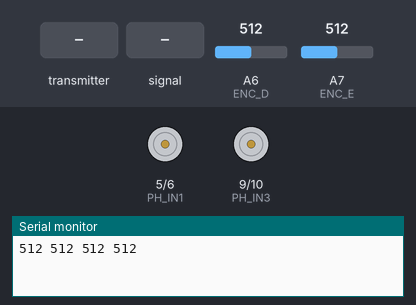
Recording of a sketch running on a simulated Arduino Nano, built with avr-gcc and run on an emulated ATmega328P. Parts: motor-driver pin pairs drawn as motors (green arrow = first pin HIGH = forward, orange = second pin HIGH = backward, longer = more drive), the last lines printed to the serial monitor. The inputs (shaded band) are chosen by the test bench; at power-on: A6 (ENC_D) = 512, A7 (ENC_E) = 512. No radio packets arrive unless stated.

Above: at 17.4 s.
17.5 s: the transmitter starts sending VEL1_DIR = 256
At 19.1 s:
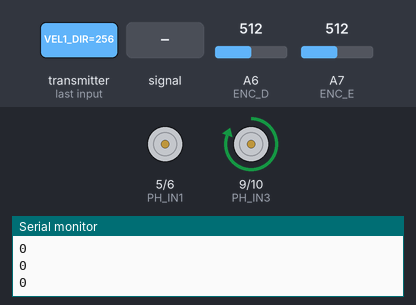
19.8 s: A7 (ENC_E) fed a 200 Hz sine of ±81 counts around its level
At 20.9 s:
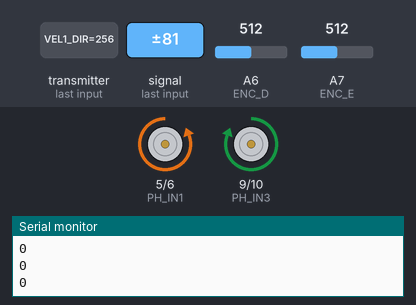
23.3 s: the transmitter starts sending VEL1_ESQ = 1023
25.0 s: A6 (ENC_D) fed a 200 Hz sine of ±81 counts around its level
At 26.4 s:
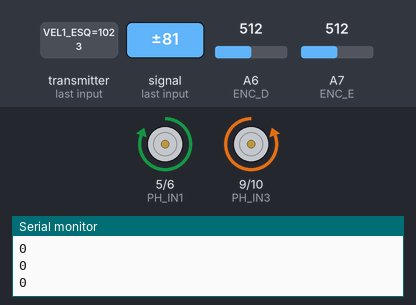
28.6 s: the transmitter starts sending VEL1_DIR = 0
32.2 s: the transmitter starts sending VEL1_ESQ = 256
At 33.4 s:
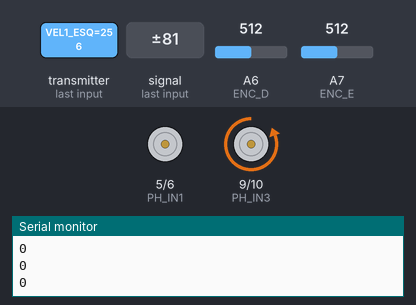
Timing chart, 0 to 36.8 s (numbered marks = the images above; inputs shaded):
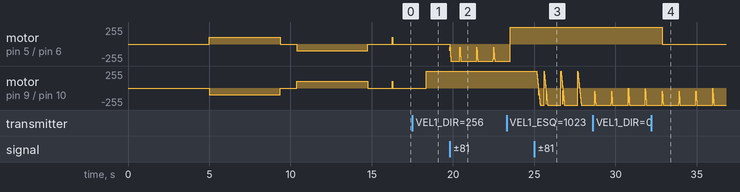

The sketch:

andar_reto_com_RF.ino
```cpp
//Inclusao de biblitoecas
#include "MsTimer2.h"
#include <SPI.h>
#include "nRF24L01.h"
#include "RF24.h"

//Pinos da Ponte H
#define PH_IN1 5
#define PH_IN2 6
#define PH_IN3 9
#define PH_IN4 10

//Pinos do RF
#define RF_CSN 4
#define RF_CE 5
#define RF_MO 11
#define RF_MI 12
#define RF_SCK 13

//Pinos do Encoder
#define ENC_D A6
#define ENC_E A7

RF24 radio(3,4);
const uint64_t pipe = 0xA2E8F0F0E1LL;

struct Mensagem{
  int VEL1_DIR;
  int VEL1_ESQ;
  int VEL2_DIR;
  int VEL2_ESQ;
  int VEL3_DIR;
  int VEL3_ESQ;
} mensagem;

//Limites inferior e superior para comparacao dos encoders
/*
#define limsup_dir 853
#define limsup_esq 823
#define liminf_dir 700//676
#define liminf_esq 542
*/

//Variaveis globais de leitura de encoder
int limsup_dir = 0;
int limsup_esq = 0;
int liminf_dir = 1023;
int liminf_esq = 1023;

//Variaveis globais
volatile boolean estado_direita = false;
volatile boolean estado_esquerda = false;
volatile long int contador_direita = 0;
volatile long int contador_esquerda = 0;

//Configura velocidade dos motores (para frente ou para tras) com PWM
void configura_velocidade (int motorA, int motorB){
  if(motorA > 0){
    analogWrite(PH_IN1, motorA);
    analogWrite(PH_IN2, 0);
  }
  else{
    analogWrite(PH_IN1, 0);
    analogWrite(PH_IN2, -motorA);
  }

  if(motorB > 0){
    analogWrite(PH_IN3, motorB);
    analogWrite(PH_IN4, 0);
  }
  else{
    analogWrite(PH_IN3, 0);
    analogWrite(PH_IN4, -motorB);
  }
}

//Para os motores. Para parar o motorA, deve-se passar o parametro motorA!=0. Analogamente para motorB.
void para_motores (int motorA, int motorB){
  if(motorA){
    digitalWrite(PH_IN1,1);
    digitalWrite(PH_IN2,1);
  }
  if(motorB){
    digitalWrite(PH_IN3,1);
    digitalWrite(PH_IN4,1);
  }
}

//Configura o valor para cada motor, segundo http://migre.me/wosaU
void configura_motores (int in1, int in2, int in3, int in4){
  digitalWrite(PH_IN1, in1);
  digitalWrite(PH_IN2, in2);
  digitalWrite(PH_IN3, in3);
  digitalWrite(PH_IN4, in4);
}


//Funcao para calibrar os valores-padrao de maximo e minimo a serem utilizados
//Na funcao leitura_encoder()
void calibra_encoder(){

  int dir_agora, esq_agora;
  //Ligamos os motores para um giro anti-horario do robo em seu proprio eixo
  configura_velocidade(100, -100);
  for(long i = 0; i < 10000; i++){

    dir_agora = analogRead(ENC_D);

    if(dir_agora > limsup_dir)
      limsup_dir = dir_agora;
    if(dir_agora < liminf_dir)
      liminf_dir = dir_agora;

    esq_agora = analogRead(ENC_E);

    if(esq_agora > limsup_esq)
      limsup_esq = esq_agora;
    if(esq_agora < liminf_esq)
      liminf_esq = esq_agora;

  }
  //Paramos os motores
  para_motores(1,1);

  delay(1000);


  //Ligamos os motores para um giro horario do robo em seu proprio eixo
  configura_velocidade(-100, 100);
  for(long i = 0; i < 10000; i++){

    dir_agora = analogRead(ENC_D);

    if(dir_agora > limsup_dir)
      limsup_dir = dir_agora;
    if(dir_agora < liminf_dir)
      liminf_dir = dir_agora;

    esq_agora = analogRead(ENC_E);

    if(esq_agora > limsup_esq)
      limsup_esq = esq_agora;
    if(esq_agora < liminf_esq)
      liminf_esq = esq_agora;

  }
  //Paramos os motores
  para_motores(1,1);

  delay(500);

}

void leitura_encoder(){

  if(analogRead(ENC_D) > 0.55*limsup_dir + 0.45*liminf_dir && estado_direita == false)
  {
    estado_direita = true;
    contador_direita++;
  }
  if(analogRead(ENC_D) < 0.45*limsup_dir + 0.55*liminf_dir && estado_direita == true)
  {
    estado_direita = false;
    contador_direita++;
  }

  if(analogRead(ENC_E) > 0.55*limsup_esq + 0.45*liminf_esq && estado_esquerda == false)
  {
    estado_esquerda = true;
    contador_esquerda++;
  }
  if(analogRead(ENC_E) < 0.45*limsup_esq + 0.55*liminf_esq && estado_esquerda == true)
  {
    estado_esquerda = false;
    contador_esquerda++;
  }

}

//Inicializacoes
void setup(){
 pinMode(PH_IN1, OUTPUT);
 pinMode(PH_IN2, OUTPUT);
 pinMode(PH_IN3, OUTPUT);
 pinMode(PH_IN4, OUTPUT);

 radio.begin();
 radio.openReadingPipe(1,pipe);
 radio.startListening();

 MsTimer2::set(1, leitura_encoder); //RSI periodica leitura_encoder com T=1ms
 MsTimer2::start(); //Habilita RSI

 delay(5000);
 calibra_encoder();

 contador_esquerda = 0;
 contador_direita = 0;
 Serial.begin(9600);
 Serial.print(limsup_esq);
 Serial.print(" ");
 Serial.print(limsup_dir);
 Serial.print(" ");
 Serial.print(liminf_esq);
 Serial.print(" ");
 Serial.println(liminf_dir);
 delay(1000);
 contador_esquerda = 0;
 contador_direita = 0;
 configura_velocidade(100, 100);
}

void do_pid(long vell, long velr)
{
  double kp = 10.0;
  if(vell > 0 && velr > 0)
  {
    double erro = (vell * contador_direita - velr * contador_esquerda) / (double) (abs(velr) + abs(vell));

    if(abs(vell) >= abs(velr))
      configura_velocidade(vell, max(-255, min(255, velr - kp * erro)));
    else
      configura_velocidade(max(-255, min(255, vell + kp * erro)), velr);
  }
  else if(vell > 0 && velr < 0)
  {
    double erro = (-1 * vell * contador_direita - velr * contador_esquerda) / (double) (abs(velr) + abs(vell));

    if(abs(vell) >= abs(velr))
      configura_velocidade(vell, max(-255, min(255, velr - kp * erro)));
    else
      configura_velocidade(max(-255, min(255, vell - kp * erro)), velr);
  }
  else if(vell < 0 && velr > 0)
  {
    double erro = (vell * contador_direita + velr * contador_esquerda) / (double) (abs(velr) + abs(vell));

    if(abs(vell) >= abs(velr))
      configura_velocidade(vell, max(-255, min(255, velr + kp * erro)));
    else
      configura_velocidade(max(-255, min(255, vell + kp * erro)), velr);
  }
  else
  {
    double erro = (vell * contador_direita - velr * contador_esquerda) / (double) (abs(velr) + abs(vell));

    if(abs(vell) >= abs(velr))
      configura_velocidade(vell, max(-255, min(255, velr - kp * erro)));
    else
      configura_velocidade(max(-255, min(255, vell + kp * erro)), velr);
  }
}

void loop(){

  int velr, vell;

  if(radio.available())
  {
    bool done = false;
    while (!done)
    {
      done = radio.read( &mensagem, sizeof(mensagem) );
      velr = mensagem.VEL1_DIR;
      vell = mensagem.VEL1_ESQ;

      contador_esquerda = 0;
      contador_direita = 0;

      Serial.println(mensagem.VEL1_DIR);
      Serial.println(mensagem.VEL1_ESQ);
      Serial.println(mensagem.VEL2_DIR);
      Serial.println(mensagem.VEL2_ESQ);
      Serial.println(mensagem.VEL3_DIR);
      Serial.println(mensagem.VEL3_ESQ);
    }

  }
  /*else
  {
    Serial.println("Rádio não disponível");
  }*/

  for(int i = 0; i < 100; i++)
  {
    do_pid(vell, velr);
    delay(10);
  }
}
```

Measured:
- after the input at 17.5 s, motor on pin 9 (PH_IN3) / pin 10 (PH_IN4): stopped → forward 255/255 after 0.84 s
- after the input at 32.2 s, motor on pin 5 (PH_IN1) / pin 6 (PH_IN2): forward 255/255 → stopped after 0.67 s
